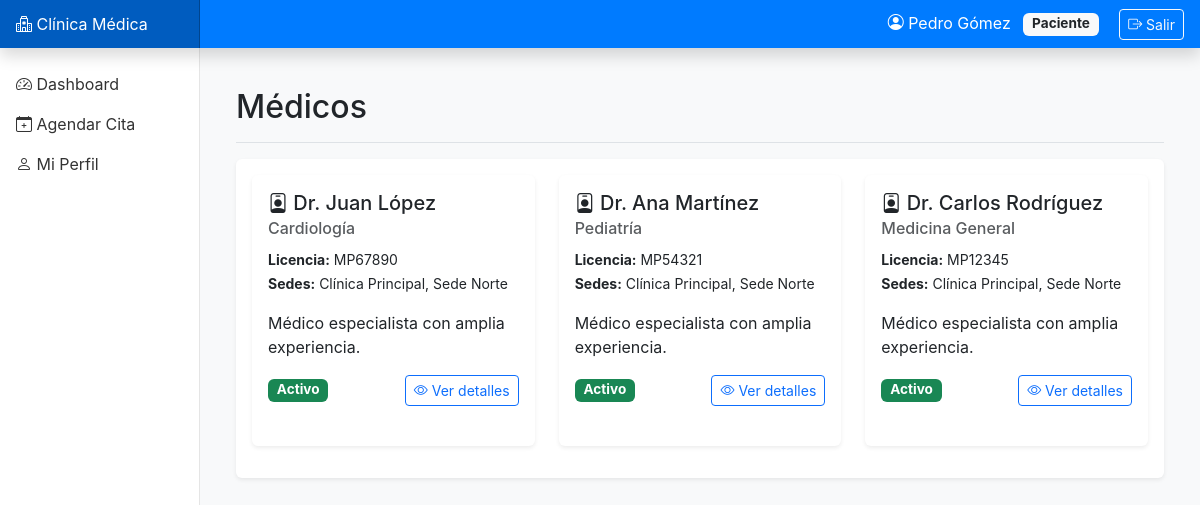
The app's page /doctors/ (signed in) with its own data.
### accounts/models.py (models this page shows, shortened)
class User(AbstractUser):
    ROLE_CHOICES = [
        ('ADMIN', 'Administrador'),
        ('RECEP', 'Recepción'),
        ('MEDICO', 'Médico'),
        ('PACIENTE', 'Paciente'),
        ('SOPORTE', 'Soporte/BI'),
    ]
    role = models.CharField(max_length=10, choices=ROLE_CHOICES, default='PACIENTE')
    phone = models.CharField(max_length=20, blank=True)
    document_id = models.CharField(max_length=20, unique=True, null=True, blank=True)
    class Meta:
        db_table = 'accounts_user'
        verbose_name = 'Usuario'
        verbose_name_plural = 'Usuarios'

### doctors/models.py (models this page shows, shortened)
class Doctor(models.Model):
    user = models.OneToOneField(settings.AUTH_USER_MODEL, on_delete=models.CASCADE, related_name='doctor_profile')
    license_number = models.CharField(max_length=50, unique=True, verbose_name='Número de licencia')
    specialty = models.ForeignKey(Specialty, on_delete=models.PROTECT, related_name='doctors')
    locations = models.ManyToManyField(Location, related_name='doctors', verbose_name='Sedes')
    bio = models.TextField(blank=True, verbose_name='Biografía')
    active = models.BooleanField(default=True, verbose_name='Activo')
    class Meta:
        db_table = 'doctors_doctor'
        verbose_name = 'Médico'
        verbose_name_plural = 'Médicos'
        ordering = ['user__last_name', 'user__first_name']

### core/models.py (models this page shows, shortened)
class Specialty(models.Model):
    name = models.CharField(max_length=100, unique=True, verbose_name='Nombre')
    code = models.CharField(max_length=10, unique=True, verbose_name='Código')
    class Meta:
        db_table = 'core_specialty'
        verbose_name = 'Especialidad'
        verbose_name_plural = 'Especialidades'
        ordering = ['name']

class Location(models.Model):
    name = models.CharField(max_length=100, verbose_name='Nombre')
    address = models.TextField(verbose_name='Dirección')
    timezone = models.CharField(max_length=50, default='America/Bogota', verbose_name='Zona horaria')
    active = models.BooleanField(default=True, verbose_name='Activo')
    class Meta:
        db_table = 'core_location'
        verbose_name = 'Sede'
        verbose_name_plural = 'Sedes'
        ordering = ['name']

### doctors/views.py (the view)
# urls.py: path('', views.doctor_list, name='doctor_list'),
@login_required
def doctor_list(request):
    doctors = Doctor.objects.select_related('user', 'specialty').prefetch_related('locations')
    specialty_id = request.GET.get('specialty')
    location_id = request.GET.get('location')
    if specialty_id:
        doctors = doctors.filter(specialty_id=specialty_id)
    if location_id:
        doctors = doctors.filter(locations__id=location_id)
    context = {
        'doctors': doctors.filter(active=True),
    }
    return render(request, 'doctors/doctor_list.html', context)

### templates/doctors/doctor_list.html (shortened to what this page needs)
{% extends 'base.html' %}
{% block content %}
<div class="d-flex justify-content-between flex-wrap flex-md-nowrap align-items-center pt-3 pb-2 mb-3 border-bottom">
    <h1 class="h2">Médicos</h1>
</div>
<div class="card">
    <div class="card-body">
        <div class="row">
            {% for doctor in doctors %}
            <div class="col-md-4 mb-3">
                <div class="card h-100">
                    <div class="card-body">
                        <h5 class="card-title">
                            <i class="bi bi-person-badge"></i> Dr. {{ doctor.user.get_full_name }}
                        </h5>
                        <h6 class="card-subtitle mb-2 text-muted">{{ doctor.specialty.name }}</h6>
                        <p class="card-text">
                            <small><strong>Licencia:</strong> {{ doctor.license_number }}</small><br>
                            <small><strong>Sedes:</strong>
                                {% for location in doctor.locations.all %}
                                    {{ location.name }}{% if not forloop.last %}, {% endif %}
                                {% endfor %}
                            </small>
                        </p>
                        {% if doctor.bio %}
                        <p class="card-text">{{ doctor.bio|truncatewords:20 }}</p>
                        {% endif %}
                        <div class="d-flex justify-content-between align-items-center">
                            <span class="badge bg-{{ doctor.active|yesno:'success,danger' }}">
                                {{ doctor.active|yesno:'Activo,Inactivo' }}
                            </span>
                            <a href="{% url 'doctor_detail' doctor.id %}" class="btn btn-sm btn-outline-primary">
                                <i class="bi bi-eye"></i> Ver detalles
                            </a>
                        </div>
                    </div>
                </div>
            </div>
            {% empty %}
            <div class="col-12">
                <div class="alert alert-info">
                    <i class="bi bi-info-circle"></i> No hay médicos registrados en el sistema.
                </div>
            </div>
            {% endfor %}
        </div>
    </div>
</div>
{% endblock %}

### templates/base.html (shortened to what this page needs)
<!DOCTYPE html>
<html lang="es">
<head>
    <link href="https://cdn.jsdelivr.net/npm/bootstrap@5.3.0/dist/css/bootstrap.min.css" rel="stylesheet">
    <link rel="stylesheet" href="https://cdn.jsdelivr.net/npm/bootstrap-icons@1.11.0/font/bootstrap-icons.css">
</head>
<body>
    <nav class="navbar navbar-dark fixed-top bg-primary flex-md-nowrap p-0 shadow">
        <a class="navbar-brand col-md-3 col-lg-2 me-0 px-3" href="{% url 'dashboard' %}">
            <i class="bi bi-hospital"></i> Clínica Médica
        </a>
        <div class="navbar-nav ms-auto">
            <div class="nav-item text-nowrap">
                <span class="nav-link px-3 text-white">
                    <i class="bi bi-person-circle"></i> {{ user.get_full_name|default:user.username }}
                    <span class="badge bg-light text-dark ms-2">{{ user.get_role_display }}</span>
                    <a href="{% url 'logout' %}" class="btn btn-sm btn-outline-light ms-3">
                        <i class="bi bi-box-arrow-right"></i> Salir
                    </a>
                </span>
            </div>
        </div>
    </nav>
    <nav id="sidebarMenu" class="col-md-3 col-lg-2 d-md-block sidebar collapse">
        <div class="sidebar-sticky pt-3">
            <ul class="nav flex-column">
                <li class="nav-item">
                    <a class="nav-link {% if request.resolver_match.url_name == 'dashboard' %}active{% endif %}" href="{% url 'dashboard' %}">
                        <i class="bi bi-speedometer2"></i> Dashboard
                    </a>
                </li>
                {% if user.role == 'PACIENTE' %}
                <li class="nav-item">
                    <a class="nav-link" href="{% url 'appointment_search' %}">
                        <i class="bi bi-calendar-plus"></i> Agendar Cita
                    </a>
                </li>
                {% endif %}
                <li class="nav-item">
                    <a class="nav-link {% if request.resolver_match.url_name == 'profile' %}active{% endif %}" href="{% url 'profile' %}">
                        <i class="bi bi-person"></i> Mi Perfil
                    </a>
                </li>
            </ul>
        </div>
    </nav>
    <main role="main" class="col-md-9 ms-sm-auto col-lg-10 px-md-4">
        <div class="container-fluid py-4">
            {% block content %}{% endblock %}
        </div>
    </main>
</body>
</html>

### templates/base.html (style rules this page uses)
:root { --primary-color: #0d6efd; --secondary-color: #6c757d; --success-color: #198754; --danger-color: #dc3545; --warning-color: #ffc107; --info-color: #0dcaf0; }
body { font-family: -apple-system, BlinkMacSystemFont, "Segoe UI", Roboto, "Helvetica Neue", Arial, sans-serif; background-color: #f8f9fa; }
.sidebar { position: fixed; top: 0; bottom: 0; left: 0; z-index: 100; padding: 48px 0 0; box-shadow: inset -1px 0 0 rgba(0, 0, 0, .1); background-color: #fff; }
.sidebar-sticky { position: sticky; top: 48px; height: calc(100vh - 48px); padding-top: .5rem; overflow-x: hidden; overflow-y: auto; }
.sidebar .nav-link { color: #333; padding: .5rem 1rem; }
.navbar-brand { padding-top: .75rem; padding-bottom: .75rem; font-size: 1rem; background-color: rgba(0, 0, 0, .25); box-shadow: inset -1px 0 0 rgba(0, 0, 0, .25); }
.navbar { background-color: #007bff !important; }
main { margin-left: 240px; padding-top: 48px; }
.card { border: none; box-shadow: 0 0.125rem 0.25rem rgba(0,0,0,0.075); margin-bottom: 1.5rem; }
.badge { padding: 0.35em 0.65em; font-size: 0.85em; }

### records on screen
User: get_full_name "Pedro Gómez", role "Paciente"
Doctor: user.get_full_name "Juan López", specialty.name "Cardiología", license_number "MP67890", bio "Médico especialista con amplia experiencia.", active "Activo"
Location: name "Clínica Principal"
Location: name "Sede Norte"
Doctor: user.get_full_name "Ana Martínez", specialty.name "Pediatría", license_number "MP54321", bio "Médico especialista con amplia experiencia.", active "Activo"
Doctor: user.get_full_name "Carlos Rodríguez", specialty.name "Medicina General", license_number "MP12345", bio "Médico especialista con amplia experiencia.", active "Activo"
